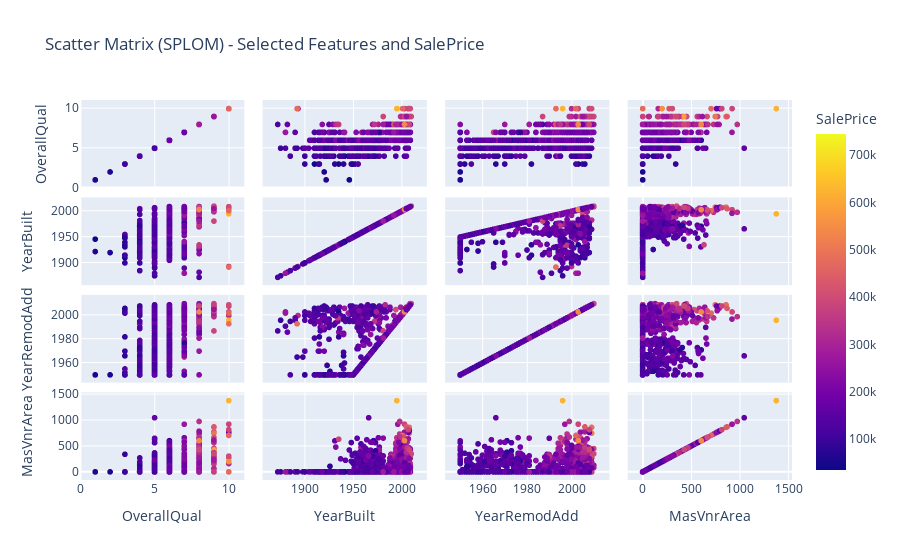

Here is the notebook cell this chart was saved with:
### Markdown cell above
The heatmap shows that OverallQual has the strongest positive correlation with SalePrice, meaning the overall quality of the house is the most influential predictor of price among the selected features.

YearBuilt and YearRemodAdd also show moderate positive correlations, indicating that newer or recently renovated homes tend to have higher prices, but their influence is weaker compared to OverallQual.

MasVnrArea has the weakest correlation with SalePrice, suggesting that the masonry veneer area does not significantly affect the selling price on its own.

### Code cell
## Scatter matrix (SPLOM)

fig = px.scatter_matrix(
    data,
    dimensions=selected_features,
    title="Scatter Matrix (SPLOM) - Selected Features and SalePrice",
    color='SalePrice' 
)
fig.show()

### Figure 1 — Plotly figure (JSON) as saved in the notebook; plotly's stock layout.template omitted (floating-point values rounded to 4 significant figures; data arrays with more than 128 entries replaced by an {"elided": "..."} marker saying what was removed)
{"data": [{"dimensions": [{"axis": {"matches": true}, "label": "OverallQual", "values": {"elided": "1168 int values"}}, {"axis": {"matches": true}, "label": "YearBuilt", "values": {"elided": "1168 int values"}}, {"axis": {"matches": true}, "label": "YearRemodAdd", "values": {"elided": "1168 int values"}}, {"axis": {"matches": true}, "label": "MasVnrArea", "values": {"elided": "1168 int values"}}], "hovertemplate": "%{xaxis.title.text}=%{x}<br>%{yaxis.title.text}=%{y}<br>SalePrice=%{marker.color}<extra></extra>", "legendgroup": "", "marker": {"color": {"elided": "1168 int values"}, "coloraxis": "coloraxis", "symbol": "circle"}, "name": "", "showlegend": false, "type": "splom"}], "layout": {"coloraxis": {"colorbar": {"title": {"text": "SalePrice"}}, "colorscale": [[0, "#0d0887"], [0.1111, "#46039f"], [0.2222, "#7201a8"], [0.3333, "#9c179e"], [0.4444, "#bd3786"], [0.5556, "#d8576b"], [0.6667, "#ed7953"], [0.7778, "#fb9f3a"], [0.8889, "#fdca26"], [1, "#f0f921"]]}, "dragmode": "select", "legend": {"tracegroupgap": 0}, "title": {"text": "Scatter Matrix (SPLOM) - Selected Features and SalePrice"}}}
